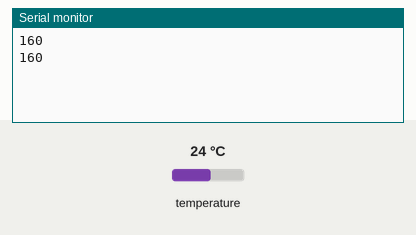
The program below on a simulated ATmega32, built with avr-gcc and emulated at 14.7456 MHz (the files do not name the chip). Parts: the last lines printed to the serial monitor. Wiring (inferred from the names in the program): DS18B20 sensor: data PC7. The test bench sets the inputs (shaded band); at power-on: temperature 24 °C.

Above: at 6.9 s.
7.0 s: temperature set to 12 °C
At 10.5 s:
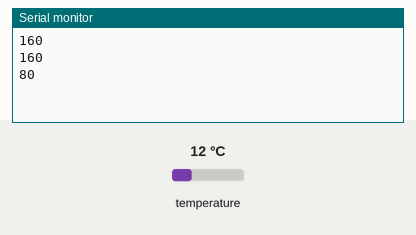
11.7 s: temperature set to 19 °C
At 13.6 s:
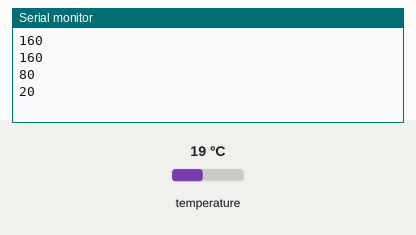
Timing chart, 0 to 15.1 s (numbered marks = the images above; inputs shaded):
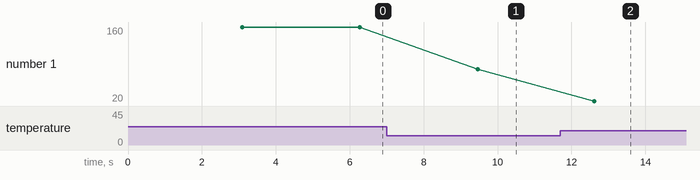

Measured:
- after the input at 7.0 s, the serial monitor: prints a new line after 2.5 s (image 1)
- after the input at 11.7 s, the serial monitor: prints a new line after 0.92 s (image 2)
- plotted number 1: 160 → 80 after the input at 7.0 s, 80 → 20 after the input at 11.7 s

The program:

main.c
```c
/*
 * ds18b20.c
 *
 * Created: 2011/12/6 18:36:11
 *  Author: win7
 */

#include <avr/io.h>

#define F_CPU 14745600UL

#include <util/delay.h>


#include <stdio.h>
#include <avr/io.h>

#include "ds18b20.h"

#if defined (__AVR_ATmega128__)
	#define USR UCSR0A
	#define UCR UCSR0B
	#define UDR UDR0
	#define UBRR UBRR0L
	#define USART_RX USART0_RX_vect
#endif

#if defined (__AVR_ATmega644__) || (defined (__AVR_ATmega644P__) && !USART_USE1)
	#define USR UCSR0A
	#define UCR UCSR0B
	#define UBRR UBRR0L
	#define EICR EICRB
	#define TXEN TXEN0
	#define RXEN RXEN0
	#define RXCIE RXCIE0
	#define UDR UDR0
	#define UDRE UDRE0
	#define USART_RX USART0_RX_vect
#endif

#if defined (__AVR_ATmega644P__) && USART_USE1
	#define USR UCSR1A
	#define UCR UCSR1B
	#define UBRR UBRR1L
	#define EICR EICRB
	#define TXEN TXEN1
	#define RXEN RXEN1
	#define RXCIE RXCIE1
	#define UDR UDR1
	#define UDRE UDRE1
	#define USART_RX USART1_RX_vect
#endif

#if defined (__AVR_ATmega32__)
	#define USR UCSRA
	#define UCR UCSRB
	#define UBRR UBRRL
	#define EICR EICRB
	#define USART_RX USART_RXC_vect
#endif

#if defined (__AVR_ATmega8__)
	#define USR UCSRA
	#define UCR UCSRB
	#define UBRR UBRRL
#endif

#if defined (__AVR_ATmega88__)
	#define USR UCSR0A
	#define UCR UCSR0B
	#define UBRR UBRR0L
	#define TXEN TXEN0
	#define UDR UDR0
	#define UDRE UDRE0
#endif

void avr_uart_init(int16_t ubrr_val) {
#if defined (__AVR_ATmega644P__)
	UCR =(1 << TXEN | 1 << RXEN | 1<< RXCIE);
	// 0 = Parity Mode Disabled
	// 1 = Parity Mode Enabled, Even Parity
	// 2 = Parity Mode Enabled, Odd Parity
	//UCSRC = 0x06 + ((parity+1)<<4);
	//UCSRC |= (1<<USBS);
	UBRR=(F_CPU / (ubrr_val * 16L) - 1);
#else
    /* ÉèÖÃ²¨ÌØÂÊ */
    UBRRH = (unsigned char)(ubrr_val>>8);
    UBRRL = (unsigned char)ubrr_val;

    /* ½ÓÊÕÆ÷Óë·¢ËÍÆ÷Ê¹ÄÜ */
    UCSRB = (1<<RXEN)|(1<<TXEN);

    /* ÉèÖÃÖ¡¸ñÊ½: 8¸öÊý¾ÝÎ», 1¸öÍ£Ö¹Î»*/
    UCSRC = (1<<URSEL)|(3<<UCSZ0);
#endif
}
int avr_uart_putchar(char c, FILE *unused)
{
#if defined (__AVR_ATmega644P__)
	loop_until_bit_is_set(USR, UDRE);
#else
	loop_until_bit_is_set(UCSRA, UDRE);
#endif
	UDR = c;
	return 0;
}


static FILE mystdout = FDEV_SETUP_STREAM(avr_uart_putchar, NULL, _FDEV_SETUP_WRITE);
static void init_c_language(void)
{
	stdout = &mystdout;
}

static int SmsEncode(char* str)
{

}

int main(void)
{
	avr_uart_init(19200);
	init_c_language();
	while(1){
		_delay_ms(1000);
		_delay_ms(1000);
		_delay_ms(1000);
		printf("%d\r\n", ds18b20_get_temp());
	}
}
```

ds18b20.c
```c
#include "ds18b20.h"

#include <util/delay.h>

/************************************************************************
 * DS18B20 Handle                                                       *
 ************************************************************************/
#define DQ_OUT  (DS18B20_DDR |= _BV(DS18B20_DQ))      //Change DS18B20_DQ Bus to Output Data
#define DQ_IN   (DS18B20_DDR &= ~_BV(DS18B20_DQ))     //Change DS18B20_DQ Bus to Input Data
#define DQ_ON   (DS18B20_PORT |= _BV(DS18B20_DQ))     //Change DS18B20_DQ Bus High
#define DQ_OFF  (DS18B20_PORT &= ~_BV(DS18B20_DQ))    //Change DS18B20_DQ Bus Low
#define DQ_PIN  (DS18B20_PIN & _BV(DS18B20_DQ))       //Read DS18B20_DQ Bus H/L

static void ds18b20_reset(void);
static uint8_t ds18b20_read(void);
static void ds18b20_write(uint8_t dat);

static void ds18b20_reset(void)
{
    /* Bus set 1 and delay 1us */
    DQ_OUT;
    DQ_ON;
    _delay_us(1);

    /* Bus set 0 and delay 480us */
    DQ_OFF;
    _delay_us(480);

    /* Bus set 1 and wait Bus ready and released Bus */
    DQ_ON;
    DQ_IN;
    while(!(DQ_PIN));
    DQ_OUT;
    DQ_ON;			// release Bus
    _delay_us(150);
}

static void ds18b20_write(uint8_t dat)
{
    uint8_t i;
    for(i=0; i<8; i++)
    {
        /* Bus set 0 */
        DQ_OUT;
        DQ_OFF;

        /* Write 1 bit data */
        if( dat&0x01 )
        {
            DQ_ON;
        }
        else
        {
            DQ_OFF;
        }

        /* Bus set 1 and delay 30us */
        _delay_us(30);
        DQ_ON;

        /* shift right data 1 bit */
        dat >>= 1;
    }
    DQ_ON;  // release Bus
}

static uint8_t ds18b20_read(void)
{
    uint8_t i,dat = 0;
    for(i = 0; i<8; i++)
    {
        /* Set Bus high and low and delay 1us */
        DQ_OUT;
        dat >>= 1;
        DQ_ON;
        DQ_OFF;
        _delay_us( 1 );

        /* Bus set high and wait respond data */
        DQ_ON;
        DQ_IN;
        if(DQ_PIN)
        {
            dat |= _BV( 7 );
        }
        else
        {
            dat &= ~_BV( 7 );
        }

        /* wait 30us */
        _delay_us(30);
    }
    DQ_OUT;
    return dat;
}

uint16_t ds18b20_get_temp(void)
{
    uint8_t temp_low = 0, temp_high = 0;
    uint16_t temp  =  0;
    float t = 0;
    ds18b20_reset();		//reset
    ds18b20_write( 0xcc );	//skip rom
    ds18b20_write( 0x44 );	//start temperature transform
    _delay_ms( 90 );		//delay 90ms
    ds18b20_reset();		//reset
    ds18b20_write( 0xcc );	//skiprom
    ds18b20_write( 0xbe );	//read register
    temp_low = ds18b20_read();		//read temperature low byte
    temp_high = ds18b20_read();		//read temperature hit byte
    temp = (temp_high << 8) | temp_low;
    t = temp * 0.0625;
    temp = t * 10 + 0.5;
    return temp;
}
```

ds18b20.h
```c
#ifndef __DS18B20__H__
#define __DS18B20__H__

/************************************************************************
	ds18b20.h
	read temperature from ds18b20 1 wire sensor
	steven.zdwang@gmail.com
************************************************************************/
#include <stdint.h>
#include <avr/io.h>
/************************************************************************
 * DS18B20 GPIO,Please change it by your platform                       *
************************************************************************/
#define DS18B20_DDR     DDRC			//<!BSP-PORT
#define DS18B20_PORT    PORTC			//<!BSP-PORT
#define DS18B20_PIN     PINC			//<!BSP-PORT
#define DS18B20_DQ      PC7				//<!BSP-PORT

uint16_t ds18b20_get_temp(void);

#endif
```
